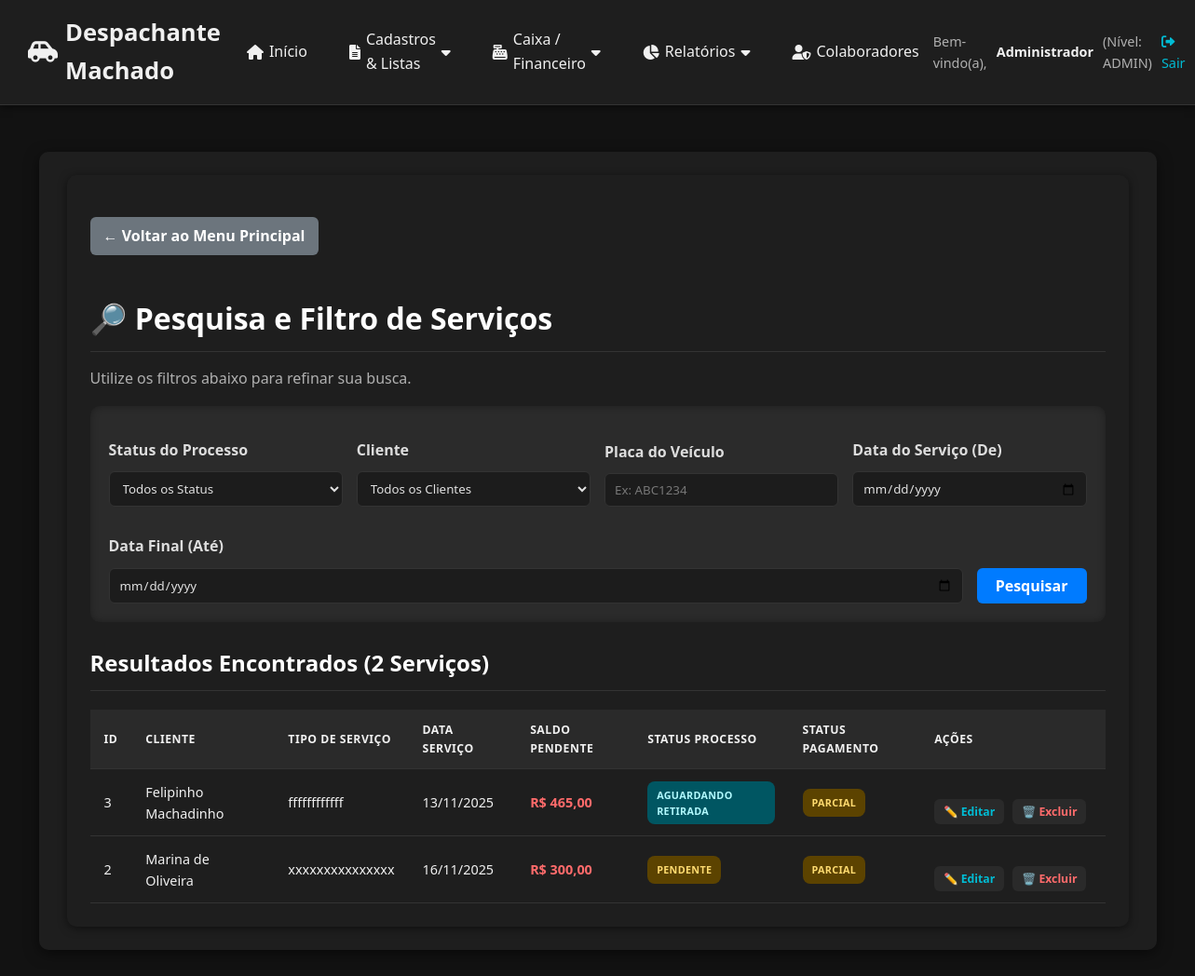
/servicos/filtros (signed in), run on the app's committed database.
### app_web.py (models this page shows)
class Servico(db.Model):
    id = db.Column(db.Integer, primary_key=True)
    cliente_id = db.Column(db.Integer, db.ForeignKey('cliente.id'), nullable=False)
    cliente = db.relationship('Cliente', backref=db.backref('servicos', lazy=True))
    tipo_servico = db.Column(db.String(150), nullable=False)
    detalhes = db.Column(db.Text)
    placa_veiculo = db.Column(db.String(10), nullable=True) # Adicionado para filtro
    data_servico = db.Column(db.Date, default=datetime.utcnow)
    data_vencimento = db.Column(db.Date) # Opcional
    valor_total = db.Column(db.Float, default=0.0)
    valor_recebido = db.Column(db.Float, default=0.0)
    saldo_pendente = db.Column(db.Float, default=0.0)
    status_processo = db.Column(db.String(50), default='Pendente') # Pendente, Em Andamento, Concluído, etc.
    status_pagamento = db.Column(db.String(50), default='Não Cobrado') # Não Cobrado, A Cobrar, Parcial, Pago

class Cliente(db.Model):
    id = db.Column(db.Integer, primary_key=True)
    nome = db.Column(db.String(100), nullable=False)
    cpf_cnpj = db.Column(db.String(20), unique=True, nullable=False)
    telefone = db.Column(db.String(20))
    email = db.Column(db.String(100))
    endereco = db.Column(db.String(255))
    data_cadastro = db.Column(db.Date, default=datetime.utcnow)

### app_web.py (the view)
@app.route('/servicos/filtros', methods=['GET'])
@login_required
def servicos_filtros():
    clientes_list = Cliente.query.order_by(Cliente.nome).all()
    filtro_status = request.args.get('status', 'todos')
    filtro_cliente = request.args.get('cliente', '')
    filtro_placa = request.args.get('placa', '')
    filtro_data_servico = request.args.get('data_servico', '')
    filtro_data_fim = request.args.get('data_fim', '')
    query = Servico.query.join(Cliente, Servico.cliente_id == Cliente.id).with_entities(
        Servico.id,
        Servico.tipo_servico,
        Servico.data_servico,
        Servico.valor_total,
        Servico.valor_recebido,
        Servico.saldo_pendente,
        Servico.status_processo,
        Servico.status_pagamento,
        Cliente.nome.label('cliente')
    ).order_by(Servico.id.desc())
    if filtro_status != 'todos' and filtro_status:
        query = query.filter(Servico.status_processo == filtro_status)
    if filtro_cliente:
        try:
            cliente_id = int(filtro_cliente)
            query = query.filter(Servico.cliente_id == cliente_id)
        except ValueError:
            pass
    if filtro_placa:
        query = query.filter(Servico.placa_veiculo.ilike(f'%{filtro_placa}%'))
    if filtro_data_servico:
        query = query.filter(Servico.data_servico >= filtro_data_servico)
    if filtro_data_fim:
        query = query.filter(Servico.data_servico <= filtro_data_fim)
    servicos_filtrados = query.all()
    status_opcoes = ['Pendente', 'Em Andamento', 'Aguardando Retirada', 'Concluído', 'Cancelado']
    return render_template(
        'servicos_filtros.html',
        servicos=servicos_filtrados,
        clientes=clientes_list,
        filtro_status=filtro_status,
        filtro_cliente=filtro_cliente,
        filtro_placa=filtro_placa,
        filtro_data_servico=filtro_data_servico,
        filtro_data_fim=filtro_data_fim,
        status_opcoes=status_opcoes
    )

### app_web.py (called while the page is built)
@app.before_request
def load_user():
    g.user = session.get('nome')
    g.nivel = session.get('nivel_acesso')

@app.template_filter('to_date')
def format_date_filter(value):
    if value is None:
        return ""
    if isinstance(value, str):
        try:
            value = datetime.strptime(value, '%Y-%m-%d').date()
        except ValueError:
            return value
    return value.strftime('%d/%m/%Y') if hasattr(value, 'strftime') else str(value)

@app.template_filter('moeda')
def format_currency_filter(value):
    if value is None:
        return 'R$ 0,00'
    try:
        value_float = float(value)
        return "R$ {:,.2f}".format(value_float).replace(',', 'X').replace('.', ',').replace('X', '.')
    except:
        return value

def login_required(view):
    @wraps(view)
    def wrapped_view(**kwargs):
        if not session.get('logged_in'):
            flash('Você precisa fazer login para acessar esta página.', 'error')
            return redirect(url_for('login'))
        return view(**kwargs)
    return wrapped_view

### templates/servicos_filtros.html (shortened to what this page needs)
{% extends "base.html" %}
{% block content %}
<div class="dashboard-container">
    <a href="{{ url_for('index') }}" class="btn btn-secondary" style="margin-bottom: 20px;">
        ← Voltar ao Menu Principal
    </a>
    <h1>🔎 Pesquisa e Filtro de Serviços</h1>
    <p>Utilize os filtros abaixo para refinar sua busca.</p>
    <form method="GET" class="filter-form">
        <div class="filter-grid">
            <div class="filter-group">
                <label for="status">Status do Processo</label>
                <select id="status" name="status">
                    <option value="todos" {% if filtro_status == 'todos' %}selected{% endif %}>Todos os Status</option>
                </select>
            </div>
            <div class="filter-group">
                <label for="cliente">Cliente</label>
                <select id="cliente" name="cliente">
                    <option value="">Todos os Clientes</option>
                </select>
            </div>
            <div class="filter-group">
                <label for="placa">Placa do Veículo</label>
                <input type="text" id="placa" name="placa" value="{{ filtro_placa }}" placeholder="Ex: ABC1234">
            </div>
            <div class="filter-group">
                <label for="data_servico">Data do Serviço (De)</label>
                <input type="date" id="data_servico" name="data_servico" value="{{ filtro_data_servico }}">
            </div>
            <div class="filter-group">
                <label for="data_fim">Data Final (Até)</label>
                <input type="date" id="data_fim" name="data_fim" value="{{ filtro_data_fim }}">
            </div>
            <div class="filter-group" style="flex: 0 0 auto;">
                <button type="submit" class="btn btn-primary btn-pesquisar">Pesquisar</button>
            </div>
        </div>
    </form>
    <h2>Resultados Encontrados ({{ servicos | length }} Serviços)</h2>
    {% if servicos %}
        <div class="table-responsive">
            <table class="servicos-table">
                <thead>
                    <tr>
                        <th>ID</th>
                        <th>Cliente</th>
                        <th>Tipo de Serviço</th>
                        <th>Data Serviço</th>
                        <th>Saldo Pendente</th>
                        <th>Status Processo</th>
                        <th>Status Pagamento</th>
                        <th>Ações</th>
                    </tr>
                </thead>
                <tbody>
                    {% for servico in servicos %}
                    <tr>
                        <td>{{ servico.id }}</td>
                        <td>{{ servico.cliente }}</td>
                        <td>{{ servico.tipo_servico }}</td>
                        <td>{{ servico.data_servico | to_date }}</td>
                        <td>
                            <span style="font-weight:700; color:{% if servico.saldo_pendente > 0 %}#ff6b6b{% else %}#9ef5b3{% endif %}">
                                {{ servico.saldo_pendente | moeda }}
                            </span>
                        </td>
                        <td>
                            <span class="status-badge status-{{ servico.status_processo.lower().replace(' ', '-') }}">
                                {{ servico.status_processo }}
                            </span>
                        </td>
                        <td>
                            <span class="status-badge pagamento-{{ servico.status_pagamento.lower().replace(' ', '-').replace('ã', 'a') }}">
                                {{ servico.status_pagamento }}
                            </span>
                        </td>
                        <td class="actions-cell">
                            <a href="{{ url_for('atualizar_status_servico', servico_id=servico.id) }}" class="btn-edit">✏️ Editar</a>
                            <form method="POST"
                                  action="{{ url_for('excluir_servico', servico_id=servico.id) }}"
                                  style="display: inline;"
                                  onsubmit="return confirm('⚠️ ATENÇÃO!\n\nTem certeza que deseja excluir este serviço?\n\n• Todos os dados serão perdidos\n• Esta ação não pode ser desfeita\n\nDeseja continuar?')">
                                <button type="submit" class="btn-delete">🗑️ Excluir</button>
                            </form>
                        </td>
                    </tr>
                    {% endfor %}
                </tbody>
            </table>
        </div>
    {% else %}
        <p style="text-align:center; margin-top:40px;">Nenhum serviço encontrado com os filtros aplicados.</p>
    {% endif %}
</div>
{% endblock %}

### templates/base.html (style rules this page uses)
:root { --cor-primaria: #0d6efd; --cor-primaria-escura: #084298; --cor-secundaria: #198754; --cor-alerta: #ffc107; --cor-erro: #dc3545; --cor-fundo: #121212; --cor-container: #1e1e1e; --cor-texto: #f0f0f0; --cor-texto-secundario: #b0b0b0; --cor-hover: #2c2c2c; --cor-borda: #333; --sombra: rgba(0, 0, 0, 0.5); --cor-sucesso: #28a745; --cor-info: #17a2b8; --cor-aviso: #ffc107; --cor-saldo-positivo: #28a745; --cor-saldo-negativo: #e74c3c; --cor-saldo-zero: #ffc107; --cor-pendente: #5c4300; --cor-pendente-texto: #ffdb70; --cor-andamento: #003366; --cor-andamento-texto: #cce0ff; --cor-aguardando: #005662; --cor-aguardando-texto: #b2faff; --cor-concluido: #0f3d1e; --cor-concluido-texto: #9ef5b3; --cor-cancelado: #333; --cor-cancelado-texto: #ccc; --cor-pago: #0f3d1e; --cor-pago-texto: #9ef5b3; --cor-parcial: #5c4300; --cor-parcial-texto: #ffdb70; --cor-a-cobrar: #7a1a1a; --cor-a-cobrar-texto: #ffbdbd; --cor-nao-cobrado: #444; --cor-nao-cobrado-texto: #bbb; --espacamento-xs: 5px; --espacamento-sm: 10px; --espacamento-md: 15px; --espacamento-lg: 20px; --espacamento-xl: 25px; --borda-radius: 6px; --borda-radius-lg: 10px; }
* { box-sizing: border-box; }
body { font-family: 'Segoe UI', Tahoma, Geneva, Verdana, sans-serif; margin: 0; padding: 0; background-color: var(--cor-fundo); color: var(--cor-texto); line-height: 1.6; }
h1, h2 { color: var(--cor-texto); border-bottom: 1px solid var(--cor-borda); padding-bottom: 10px; margin-bottom: 20px; font-weight: 600; }
label { display: block; margin-top: 15px; font-weight: 600; color: var(--cor-texto-secundario); }
input, select, textarea { width: 100%; padding: 10px 12px; margin-top: 5px; background-color: #1a1a1a; border: 1px solid var(--cor-borda); border-radius: var(--borda-radius); color: var(--cor-texto); transition: border-color 0.2s; }
.btn, button, input[type="submit"] { background-color: var(--cor-primaria); color: white; padding: 10px 20px; border: none; border-radius: var(--borda-radius); cursor: pointer; margin-top: 20px; font-size: 1em; font-weight: 600; text-decoration: none; display: inline-flex; align-items: center; gap: 8px; transition: background-color 0.2s, transform 0.2s; }
.btn-secondary { background-color: #6c757d; }
.status-badge { display: inline-block; padding: 6px 10px; border-radius: 8px; font-size: 0.75em; font-weight: 700; text-transform: uppercase; letter-spacing: 0.03em; }
.status-pendente { background-color: var(--cor-pendente); color: var(--cor-pendente-texto); }
.status-aguardando-retirada { background-color: var(--cor-aguardando); color: var(--cor-aguardando-texto); }
.pagamento-parcial { background-color: var(--cor-parcial); color: var(--cor-parcial-texto); }

### data on the page
Servico: id "3", cliente "Felipinho Machadinho", tipo_servico "ffffffffffff", data_servico|to_date "13/11/2025", saldo_pendente|moeda "R$ 465,00", status_processo "AGUARDANDO RETIRADA", status_pagamento "PARCIAL"
Servico: id "2", cliente "Marina de Oliveira", tipo_servico "xxxxxxxxxxxxxxx", data_servico|to_date "16/11/2025", saldo_pendente|moeda "R$ 300,00", status_processo "PENDENTE", status_pagamento "PARCIAL"

### other printed values
{{ session.get('nome', 'Usuário') }} "Administrador"
{{ session.get('nivel_acesso', 'N/A') }} "ADMIN"
{{ servicos | length }} "2"
